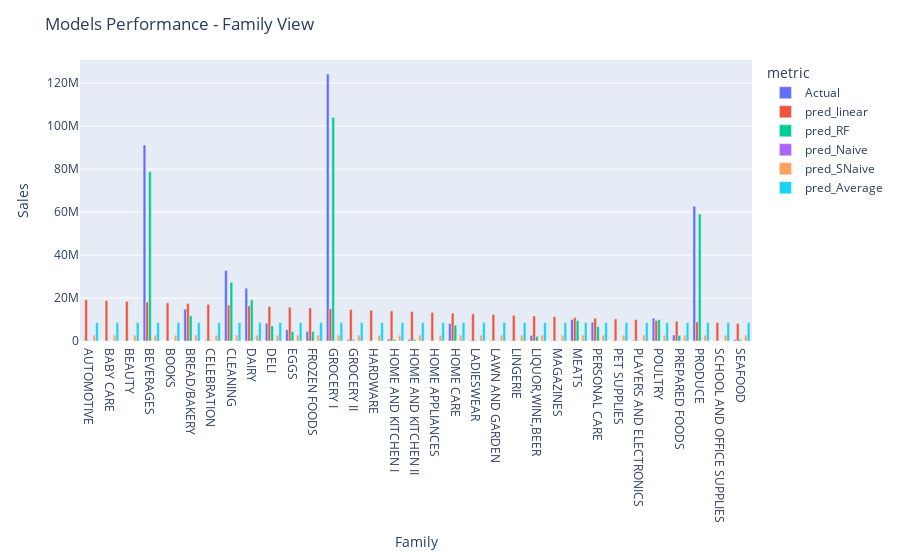

The cell this chart's notebook holds for it:
### Markdown cell above
Family breakdown - How far are we off the prediction

### Code cell
#### Merged all results from models together
data = result.groupby("family")["Actual","pred"].sum().reset_index()
data = data.rename(columns={'pred': 'pred_linear'})
merged_data = data.merge(result2.groupby("family")["pred"].sum().reset_index(),on='family')
merged_data=merged_data.rename(columns={'pred': 'pred_RF'})
merged_data = merged_data.merge(result3.groupby("family")["pred"].sum().reset_index(),on='family')
merged_data=merged_data.rename(columns={'pred': 'pred_Naive'})
merged_data = merged_data.merge(result4.groupby("family")["pred"].sum().reset_index(),on='family')
merged_data=merged_data.rename(columns={'pred': 'pred_SNaive'})
merged_data = merged_data.merge(result5.groupby("family")["pred"].sum().reset_index(),on='family')
merged_data=merged_data.rename(columns={'pred': 'pred_Average'})
#Melt the data to show it as an histogram
melted_data = merged_data.melt(id_vars="family", value_vars=["Actual","pred_linear", "pred_RF",'pred_Naive','pred_SNaive','pred_Average'], var_name="metric", value_name="value")

hist = px.bar(melted_data, x="family", y="value", color="metric", barmode="group")
hist.update_layout(title='Models Performance - Family View', xaxis_title='Family', yaxis_title='Sales')
hist.show()

### Figure 1 — Plotly figure (JSON) as saved in the notebook; plotly's stock layout.template omitted (floating-point values rounded to 4 significant figures)
{"data": [{"alignmentgroup": "True", "hovertemplate": "metric=Actual<br>family=%{x}<br>value=%{y}<extra></extra>", "legendgroup": "Actual", "marker": {"color": "#636efa", "pattern": {"shape": ""}}, "name": "Actual", "offsetgroup": "Actual", "orientation": "v", "showlegend": true, "textposition": "auto", "type": "bar", "x": ["AUTOMOTIVE", "BABY CARE", "BEAUTY", "BEVERAGES", "BOOKS", "BREAD/BAKERY", "CELEBRATION", "CLEANING", "DAIRY", "DELI", "EGGS", "FROZEN FOODS", "GROCERY I", "GROCERY II", "HARDWARE", "HOME AND KITCHEN I", "HOME AND KITCHEN II", "HOME APPLIANCES", "HOME CARE", "LADIESWEAR", "LAWN AND GARDEN", "LINGERIE", "LIQUOR,WINE,BEER", "MAGAZINES", "MEATS", "PERSONAL CARE", "PET SUPPLIES", "PLAYERS AND ELECTRONICS", "POULTRY", "PREPARED FOODS", "PRODUCE", "SCHOOL AND OFFICE SUPPLIES", "SEAFOOD"], "xaxis": "x", "y": [190942, 6759, 146114, 91226752, 6438, 14802237, 378868, 32826072, 24561044, 8290554, 5241018, 4521000.0, 124244920, 630733, 35440, 872714, 751465, 11126, 8110152, 317011, 300581, 171877, 2594551, 174587, 9932429, 8724104, 208915, 299142, 10577163, 2808000.0, 62769204, 185326, 618900.0], "yaxis": "y"}, {"alignmentgroup": "True", "hovertemplate": "metric=pred_linear<br>family=%{x}<br>value=%{y}<extra></extra>", "legendgroup": "pred_linear", "marker": {"color": "#EF553B", "pattern": {"shape": ""}}, "name": "pred_linear", "offsetgroup": "pred_linear", "orientation": "v", "showlegend": true, "textposition": "auto", "type": "bar", "x": ["AUTOMOTIVE", "BABY CARE", "BEAUTY", "BEVERAGES", "BOOKS", "BREAD/BAKERY", "CELEBRATION", "CLEANING", "DAIRY", "DELI", "EGGS", "FROZEN FOODS", "GROCERY I", "GROCERY II", "HARDWARE", "HOME AND KITCHEN I", "HOME AND KITCHEN II", "HOME APPLIANCES", "HOME CARE", "LADIESWEAR", "LAWN AND GARDEN", "LINGERIE", "LIQUOR,WINE,BEER", "MAGAZINES", "MEATS", "PERSONAL CARE", "PET SUPPLIES", "PLAYERS AND ELECTRONICS", "POULTRY", "PREPARED FOODS", "PRODUCE", "SCHOOL AND OFFICE SUPPLIES", "SEAFOOD"], "xaxis": "x", "y": [19120000.0, 18780000.0, 18440000.0, 18100000.0, 17760000.0, 17420000.0, 17080000.0, 16730000.0, 16390000.0, 16050000.0, 15710000.0, 15370000.0, 15030000.0, 14680000.0, 14340000.0, 14000000.0, 13660000.0, 13320000.0, 12980000.0, 12640000.0, 12290000.0, 11950000.0, 11610000.0, 11270000.0, 10930000.0, 10590000.0, 10260000.0, 9921000.0, 9579000.0, 9237000.0, 8895000.0, 8553000.0, 8210000.0], "yaxis": "y"}, {"alignmentgroup": "True", "hovertemplate": "metric=pred_RF<br>family=%{x}<br>value=%{y}<extra></extra>", "legendgroup": "pred_RF", "marker": {"color": "#00cc96", "pattern": {"shape": ""}}, "name": "pred_RF", "offsetgroup": "pred_RF", "orientation": "v", "showlegend": true, "textposition": "auto", "type": "bar", "x": ["AUTOMOTIVE", "BABY CARE", "BEAUTY", "BEVERAGES", "BOOKS", "BREAD/BAKERY", "CELEBRATION", "CLEANING", "DAIRY", "DELI", "EGGS", "FROZEN FOODS", "GROCERY I", "GROCERY II", "HARDWARE", "HOME AND KITCHEN I", "HOME AND KITCHEN II", "HOME APPLIANCES", "HOME CARE", "LADIESWEAR", "LAWN AND GARDEN", "LINGERIE", "LIQUOR,WINE,BEER", "MAGAZINES", "MEATS", "PERSONAL CARE", "PET SUPPLIES", "PLAYERS AND ELECTRONICS", "POULTRY", "PREPARED FOODS", "PRODUCE", "SCHOOL AND OFFICE SUPPLIES", "SEAFOOD"], "xaxis": "x", "y": [189400.0, 6634.0, 91900.0, 78790000.0, 0, 11700000.0, 372900.0, 27290000.0, 19180000.0, 7007000.0, 4431000.0, 4462000.0, 104100000.0, 581200.0, 31890.0, 728400.0, 728400.0, 11570.0, 7374000.0, 207800.0, 145100.0, 199900.0, 2163000.0, 167800.0, 9491000.0, 6742000.0, 125800.0, 127100.0, 9922000.0, 2573000.0, 59080000.0, 77460.0, 609300.0], "yaxis": "y"}, {"alignmentgroup": "True", "hovertemplate": "metric=pred_Naive<br>family=%{x}<br>value=%{y}<extra></extra>", "legendgroup": "pred_Naive", "marker": {"color": "#ab63fa", "pattern": {"shape": ""}}, "name": "pred_Naive", "offsetgroup": "pred_Naive", "orientation": "v", "showlegend": true, "textposition": "auto", "type": "bar", "x": ["AUTOMOTIVE", "BABY CARE", "BEAUTY", "BEVERAGES", "BOOKS", "BREAD/BAKERY", "CELEBRATION", "CLEANING", "DAIRY", "DELI", "EGGS", "FROZEN FOODS", "GROCERY I", "GROCERY II", "HARDWARE", "HOME AND KITCHEN I", "HOME AND KITCHEN II", "HOME APPLIANCES", "HOME CARE", "LADIESWEAR", "LAWN AND GARDEN", "LINGERIE", "LIQUOR,WINE,BEER", "MAGAZINES", "MEATS", "PERSONAL CARE", "PET SUPPLIES", "PLAYERS AND ELECTRONICS", "POULTRY", "PREPARED FOODS", "PRODUCE", "SCHOOL AND OFFICE SUPPLIES", "SEAFOOD"], "xaxis": "x", "y": [0, 0, 0, 0, 0, 0, 0, 0, 0, 0, 0, 0, 0, 0, 0, 0, 0, 0, 0, 0, 0, 0, 0, 0, 0, 0, 0, 0, 0, 0, 0, 0, 0], "yaxis": "y"}, {"alignmentgroup": "True", "hovertemplate": "metric=pred_SNaive<br>family=%{x}<br>value=%{y}<extra></extra>", "legendgroup": "pred_SNaive", "marker": {"color": "#FFA15A", "pattern": {"shape": ""}}, "name": "pred_SNaive", "offsetgroup": "pred_SNaive", "orientation": "v", "showlegend": true, "textposition": "auto", "type": "bar", "x": ["AUTOMOTIVE", "BABY CARE", "BEAUTY", "BEVERAGES", "BOOKS", "BREAD/BAKERY", "CELEBRATION", "CLEANING", "DAIRY", "DELI", "EGGS", "FROZEN FOODS", "GROCERY I", "GROCERY II", "HARDWARE", "HOME AND KITCHEN I", "HOME AND KITCHEN II", "HOME APPLIANCES", "HOME CARE", "LADIESWEAR", "LAWN AND GARDEN", "LINGERIE", "LIQUOR,WINE,BEER", "MAGAZINES", "MEATS", "PERSONAL CARE", "PET SUPPLIES", "PLAYERS AND ELECTRONICS", "POULTRY", "PREPARED FOODS", "PRODUCE", "SCHOOL AND OFFICE SUPPLIES", "SEAFOOD"], "xaxis": "x", "y": [2734000.0, 2738000.0, 2700000.0, 2707000.0, 2703000.0, 2734000.0, 2737000.0, 2751000.0, 2719000.0, 2706000.0, 2700000.0, 2713000.0, 2732000.0, 2750000.0, 2739000.0, 2716000.0, 2707000.0, 2698000.0, 2720000.0, 2738000.0, 2750000.0, 2727000.0, 2721000.0, 2695000.0, 2708000.0, 2716000.0, 2751000.0, 2733000.0, 2740000.0, 2700000.0, 2712000.0, 2716000.0, 2750000.0], "yaxis": "y"}, {"alignmentgroup": "True", "hovertemplate": "metric=pred_Average<br>family=%{x}<br>value=%{y}<extra></extra>", "legendgroup": "pred_Average", "marker": {"color": "#19d3f3", "pattern": {"shape": ""}}, "name": "pred_Average", "offsetgroup": "pred_Average", "orientation": "v", "showlegend": true, "textposition": "auto", "type": "bar", "x": ["AUTOMOTIVE", "BABY CARE", "BEAUTY", "BEVERAGES", "BOOKS", "BREAD/BAKERY", "CELEBRATION", "CLEANING", "DAIRY", "DELI", "EGGS", "FROZEN FOODS", "GROCERY I", "GROCERY II", "HARDWARE", "HOME AND KITCHEN I", "HOME AND KITCHEN II", "HOME APPLIANCES", "HOME CARE", "LADIESWEAR", "LAWN AND GARDEN", "LINGERIE", "LIQUOR,WINE,BEER", "MAGAZINES", "MEATS", "PERSONAL CARE", "PET SUPPLIES", "PLAYERS AND ELECTRONICS", "POULTRY", "PREPARED FOODS", "PRODUCE", "SCHOOL AND OFFICE SUPPLIES", "SEAFOOD"], "xaxis": "x", "y": [8531000.0, 8531000.0, 8531000.0, 8531000.0, 8531000.0, 8531000.0, 8531000.0, 8531000.0, 8531000.0, 8531000.0, 8531000.0, 8531000.0, 8531000.0, 8531000.0, 8531000.0, 8531000.0, 8531000.0, 8531000.0, 8531000.0, 8531000.0, 8531000.0, 8531000.0, 8531000.0, 8531000.0, 8531000.0, 8531000.0, 8541000.0, 8547000.0, 8547000.0, 8547000.0, 8547000.0, 8547000.0, 8547000.0], "yaxis": "y"}], "layout": {"barmode": "group", "legend": {"title": {"text": "metric"}, "tracegroupgap": 0}, "margin": {"t": 60}, "title": {"text": "Models Performance - Family View"}, "xaxis": {"anchor": "y", "domain": [0, 1], "title": {"text": "Family"}}, "yaxis": {"anchor": "x", "domain": [0, 1], "title": {"text": "Sales"}}}}
